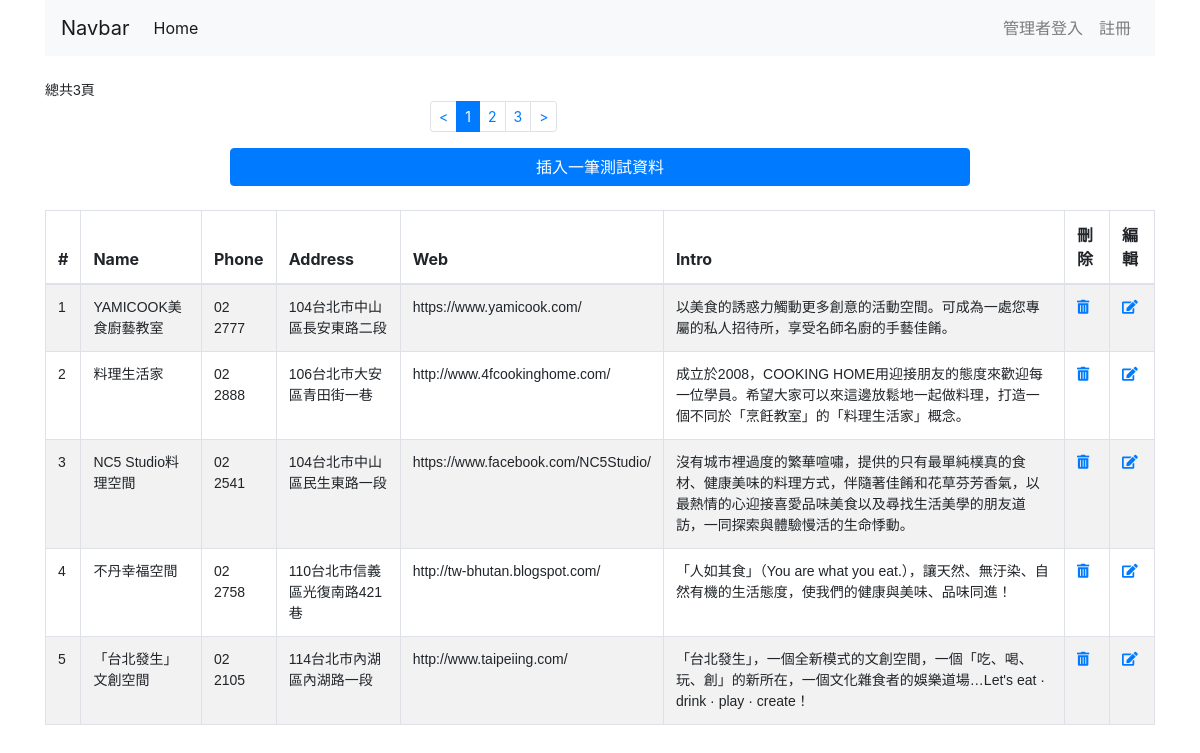
The app's page /Chef/cooking_house.php with its own data.
### tables this page shows
CREATE TABLE `cooking_house` (
  `sid` int(11) NOT NULL,
  `name` varchar(20) NOT NULL,
  `phone` varchar(10) NOT NULL,
  `address` varchar(40) NOT NULL,
  `web` varchar(40) NOT NULL,
  `intro` varchar(100) NOT NULL
);

### Chef/cooking_house.php (the view, shortened to what this page needs)
<?php
require __DIR__.'/connect.php';
$per_page = 5;
$page = isset($_GET['page'])? intval($_GET['page']):1;
$t_sql = "SELECT COUNT(1) FROM cooking_house";
$t_stmt = $pdo->query($t_sql);
$total_rows = $t_stmt->fetch(PDO::FETCH_NUM)[0];
$total_pages = ceil($total_rows/$per_page);
$sql = sprintf("SELECT * FROM cooking_house ORDER BY sid LIMIT %s, %s", ($page-1)*$per_page, $per_page);
$stmt = $pdo->query($sql);
$rows = $stmt->fetchAll(PDO::FETCH_ASSOC);
?>
<?php include __DIR__. '/_html_header.php' ?>
<?php include __DIR__. '/_navbar.php' ?>
<br>
<div class="form_data_font_style"><?= '總共'.$total_pages.'頁' ?></div>
<div class ="col-md-4 center_div">
<nav aria-label="...">
  <ul class="pagination pagination-sm">
  <li class="page-item <?= $page<=1 ?'disable':''?>">
        <a class ="page-link" href="?page=<?= $page-1 ?>">&lt;</a>
  </li>
  <?php for($i=1;$i<=$total_pages;$i++): ?>
    <li class="page-item <?= $i==$page ? 'active': ''?>">
        <a class ="page-link" href="?page=<?= $i ?>"><?= $i ?></a>
    </li>
    <?php endfor ?>
    <li class="page-item <?= $page>=$total_pages ?'disable':''?>">
    <a class ="page-link" href="?page=<?= $page+1 ?>">&gt;</a>
  </li>
  </ul>
</nav>
</div>
<a href="cooking_house_insert.php"><button type="button" class="btn btn-primary btn-block col-md-8 center_div">插入一筆測試資料</button></a>
<br>
<table class="table table-striped table-bordered">
<thead>
    <tr>
      <th scope="col">#</th>
      <th scope="col">Name</th>
      <th scope="col">Phone</th>
      <th scope="col">Address</th>
      <div col-md-6>
      <th scope="col">Web</th>
      <th scope="col">Intro</th>
      <th scope="col">刪除</th>
      <th scope="col">編輯</th>
      </div>
    </tr>
  </thead>
  <tbody>
  <?php foreach($rows as $row):?>
    <tr class="form_data_font_style">
      <td><?=$row['sid']?></td>
      <td><?=$row['name']?></td>
      <td><?=$row['phone']?></td>
      <td><?=$row['address']?></td>
      <td><?=$row['web']?></td>
      <td><?=$row['intro']?></td>
     <td><a href="cooking_house_delete.php?sid=<?= $row['sid']?>"><i class="fas fa-trash-alt"></i></a></td>
     <td><a href=""><i class="fas fa-edit"></i></a></td>
    </tr>
<?php endforeach; ?>
  </tbody>
</table>

### Chef/_html_header.php (shortened to what this page needs)
<!DOCTYPE html>
<html lang="en">
<head>
    <link rel="stylesheet" href="https://stackpath.bootstrapcdn.com/bootstrap/4.3.1/css/bootstrap.min.css">
    <link rel="stylesheet" href="main.css">
    <link rel="stylesheet" href="https://use.fontawesome.com/releases/v5.7.2/css/all.css">
</head>
<body>

### Chef/_navbar.php (shortened to what this page needs)
<div class="container">
 <nav class="navbar navbar-expand-lg navbar-light bg-light">
     <a class="navbar-brand" href="#">Navbar</a>
     <div class="collapse navbar-collapse" id="navbarNavDropdown">
         <ul class="navbar-nav mr-auto">
             <li class="nav-item active">
                 <a class="nav-link" href="./">Home</a>
             </li>
         </ul>
       <?php if(!isset($_SESSION['user'])): ?>
       <ul class="navbar-nav ml-auto">
         <li class="nav-item">
           <a class="nav-link" href="login.php">管理者登入</a>
         </li>
         <li class="nav-item">
           <a class="nav-link" href="#">註冊</a>
         </li>
       </ul>
           <?php endif ?>
     </div>
   </nav>

### Chef/main.css (style rules this page uses)
.center_div { margin: 0 auto; }
.form_data_font_style { font-size: 14px; font-family: Arial, Helvetica, sans-serif,"微軟正黑體"; }

### records on screen
cooking_house: sid "1", name "YAMICOOK美食廚藝教室", phone "02 2777", address "104台北市中山區長安東路二段", web "https://www.yamicook.com/", intro "以美食的誘惑力觸動更多創意的活動空間。可成為一處您專屬的私人招待所，享受名師名廚的手藝佳餚。"
cooking_house: sid "2", name "料理生活家", phone "02 2888", address "106台北市大安區青田街一巷", web "http://www.4fcookinghome.com/", intro "成立於2008，COOKING HOME用迎接朋友的態度來歡迎每一位學員。希望大家可以來這邊放鬆地一起做料理，打造一個不同於「烹飪教室」的「料理生活家」概念。"
cooking_house: sid "3", name "NC5 Studio料理空間", phone "02 2541", address "104台北市中山區民生東路一段", web "https://www.facebook.com/NC5Studio/", intro "沒有城市裡過度的繁華喧嘯，提供的只有最單純樸真的食材、健康美味的料理方式，伴隨著佳餚和花草芬芳香氣，以最熱情的心迎接喜愛品味美食以及尋找生活美學的朋友道訪，一同探索與體驗慢活的生命悸動。"
cooking_house: sid "4", name "不丹幸福空間", phone "02 2758", address "110台北市信義區光復南路421巷", web "http://tw-bhutan.blogspot.com/", intro "「人如其食」（You are what you eat.），讓天然、無汙染、自然有機的生活態度，使我們的健康與美味、品味同進！"
cooking_house: sid "5", name "「台北發生」文創空間", phone "02 2105", address "114台北市內湖區內湖路一段", web "http://www.taipeiing.com/", intro "「台北發生」，一個全新模式的文創空間，一個「吃、喝、玩、創」的新所在，一個文化雜食者的娛樂道場…Let's eat · drink · play · create！"

### other values on screen
$total_pages "3"
